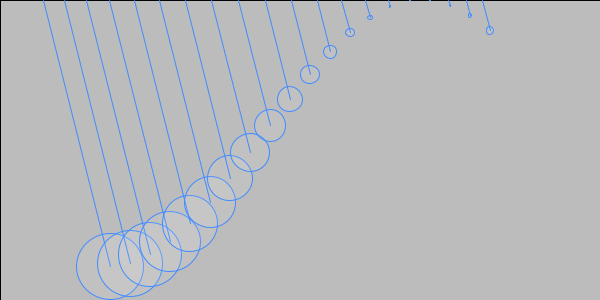
Frame 1 (no input)
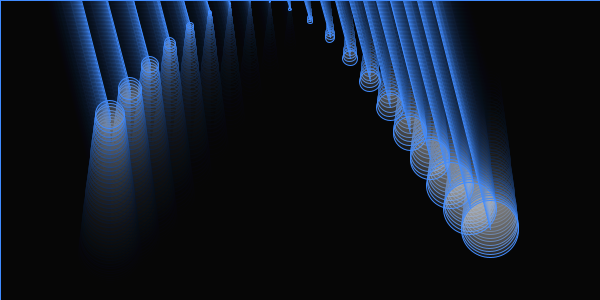
Frame 60 (the mouse pressed at the canvas centre just before this capture)
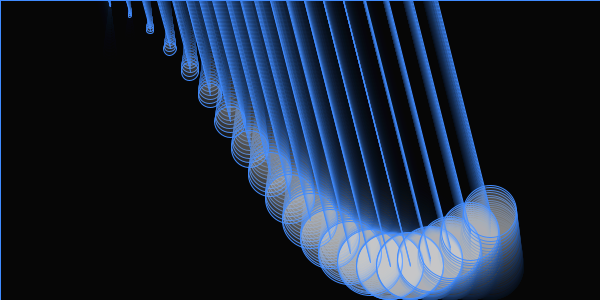
Frame 120 (the mouse held since frame 60 and released just before this capture)

The Processing sketch that drew these frames (run headless with seeded random() and noise(); from frame 60 on, the mouse is pressed at the canvas centre):

// Processing sketch: processing_17354
// ── processing_17354.pde

float ycontrol=0;
float y=100;
float yspeed=PI/110;
float x=110;
void setup(){
  size(600,300);
}
void draw(){
  fill(0,20);
  rect(0,0,width,height);
  fill(255,20);
  smooth();
  stroke(64,139,255);
  ycontrol+=yspeed;
  for(int i=0;i<20;i++){
    y=map(cos(ycontrol+(i/5.0)),-1,1.25,0,height);
    //noStroke();
    ellipse(x+(i*20),y,y*.25,y*.25);
    //stroke(255,20);
    line(x+(i*20)-(y*.25),0,x+(i*20),y);
  }
}
